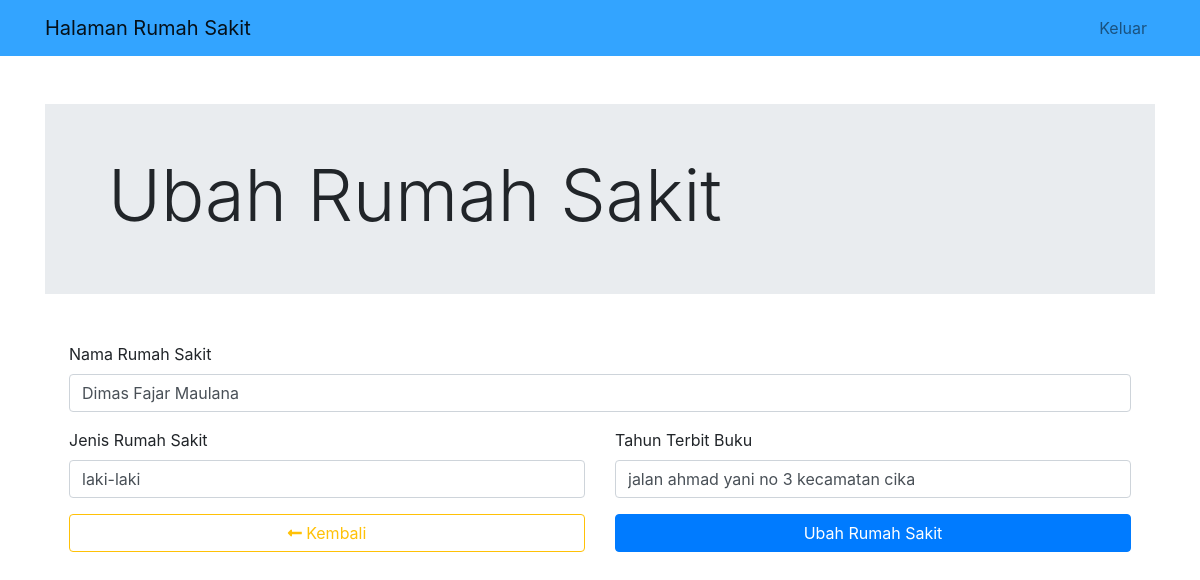
The page /edit.php?id=13 (signed in) on the database its author committed.
### tables this page shows
CREATE TABLE `hospital` (
  `id` int(11) NOT NULL,
  `nama` varchar(36) NOT NULL,
  `jenis` varchar(36) NOT NULL,
  `alamat` varchar(36) NOT NULL
);

### edit.php (the view, shortened to what this page needs)
<?php
include('koneksi.php');
if ($_GET) {
  $id = $_GET['id'];
  $query_get = "SELECT * FROM hospital WHERE id=$id";
  $result_data = mysqli_query($conn, $query_get);
}
?>
<!doctype html>
<html lang="en">
<head>
  <link rel="stylesheet" href="https://cdn.jsdelivr.net/npm/bootstrap@4.6.0/dist/css/bootstrap.min.css">
  <link rel="stylesheet" href="https://cdnjs.cloudflare.com/ajax/libs/font-awesome/5.15.3/css/all.min.css">
</head>
<body>
  <?php include('navbar.php'); ?>
  <div class="container mt-5">
    <div class="jumbotron jumbotron-fluid p-5">
      <div class="container">
        <h1 class="display-3">Ubah Rumah Sakit</h1>
      </div>
    </div>
    <div class="mt-5 px-4">
      <?php if (mysqli_num_rows($result_data) > 0) : ?>
        <?php while ($hospital = mysqli_fetch_assoc($result_data)) { ?>
          <form action="" method="POST">
            <div class="row">
              <div class="col-md-12">
                <div class="form-group">
                  <label for="nama">Nama Rumah Sakit</label>
                  <input type="text" class="form-control" id="nama" name="nama" value="<?= $hospital['nama'] ?>" required>
                </div>
              </div>
              <div class="col-md-6">
                <div class="form-group">
                  <label for="jenis">Jenis Rumah Sakit</label>
                  <input type="text" class="form-control" id="jenis" name="jenis" value="<?= $hospital['jenis'] ?>" required>
                </div>
              </div>
              <div class="col-md-6">
                <div class="form-group">
                  <label for="alamat">Tahun Terbit Buku</label>
                  <input type="text" class="form-control" id="alamat" name="alamat" value="<?= $hospital['alamat'] ?>" required>
                </div>
              </div>
              <div class="col-md-6">
                <a href="index.php" class="btn btn-outline-warning btn-block"><i class="fas fa-long-arrow-alt-left"></i> Kembali</a>
              </div>
              <div class="col-md-6">
                <button type="submit" class="btn btn-primary btn-block">Ubah Rumah Sakit</button>
              </div>
            </div>
          </form>
        <?php } ?>
      <?php else : ?>
        ID tidak ditemukan
      <?php endif; ?>
    </div>
  </div>
</body>
</html>

### rows shown on the page
hospital: nama "Dimas Fajar Maulana", jenis "laki-laki", alamat "jalan ahmad yani no 3 kecamatan cika"
